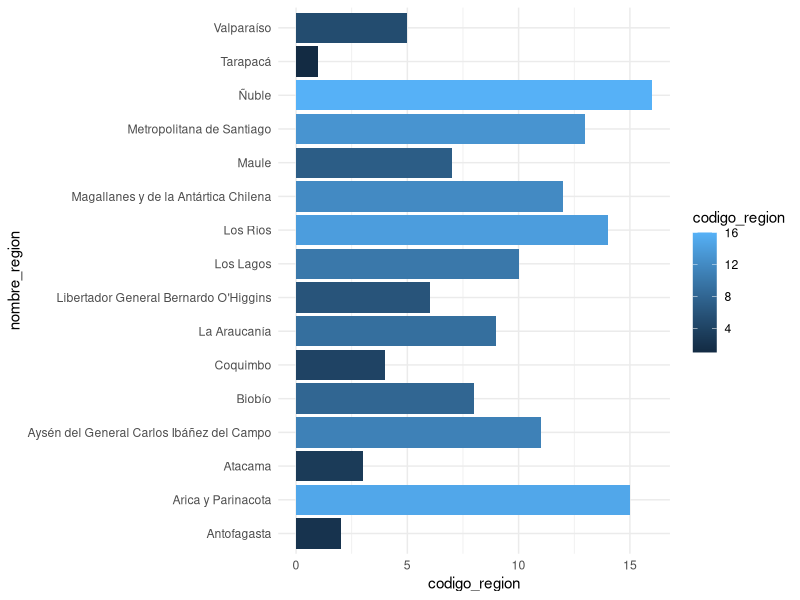
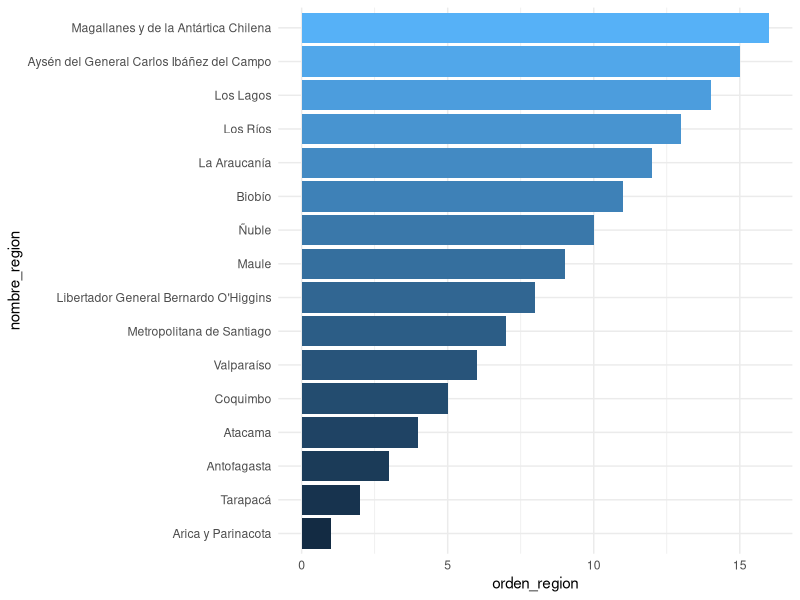
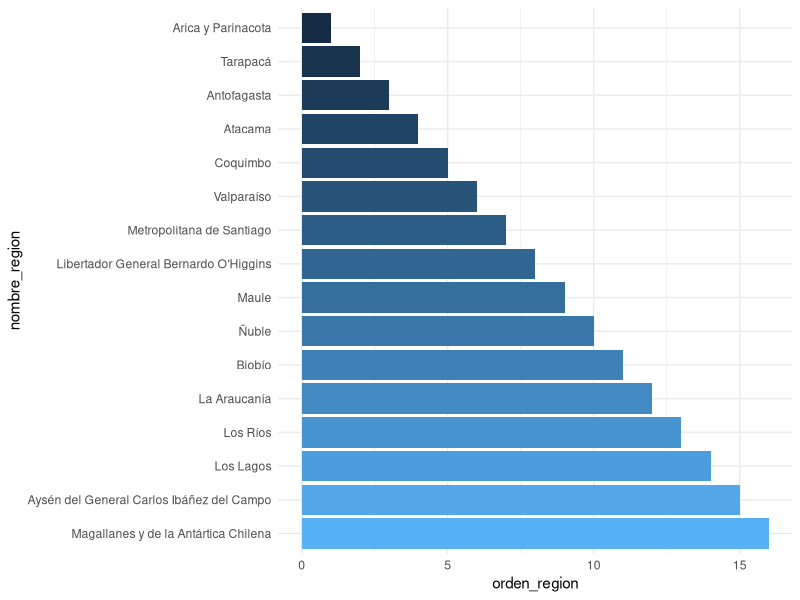

Generate these figures, in order, with R:
## ---- chunk 1
#| warning: false
library(dplyr)
## ---- chunk 2
regiones <- tibble::tribble(
  ~codigo_region,                  ~nombre_region,
  1,                                   "Tarapacá",
  2,                                "Antofagasta",
  3,                                    "Atacama",
  4,                                   "Coquimbo",
  5,                                 "Valparaíso",
  6,      "Libertador General Bernardo O'Higgins",
  7,                                      "Maule",
  8,                                     "Biobío",
  9,                               "La Araucanía",
  10,                                 "Los Lagos",
  11, "Aysén del General Carlos Ibáñez del Campo",
  12,      "Magallanes y de la Antártica Chilena",
  13,                 "Metropolitana de Santiago",
  14,                                  "Los Ríos",
  15,                        "Arica y Parinacota",
  16,                                     "Ñuble"
)
## ---- chunk 3
regiones
## ---- chunk 4
regiones_ordenadas <- regiones |> 
  # agregar orden de región de norte a sur
  mutate(orden_region = case_match(codigo_region,
                                   15 ~ 1,
                                   1 ~ 2,
                                   2 ~ 3,
                                   3 ~ 4,
                                   4 ~ 5,
                                   5 ~ 6,
                                   13 ~ 7,
                                   6 ~ 8,
                                   7 ~ 9,
                                   16 ~ 10,
                                   8 ~ 11,
                                   9 ~ 12,
                                   14 ~ 13,
                                   10 ~ 14,
                                   11 ~ 15,
                                   12 ~ 16
                                   
  ))
## ---- chunk 5
regiones_ordenadas <- regiones |> 
  # agregar orden de región de norte a sur
  mutate(orden_region = case_match(nombre_region,
                                      "Tarapacá" ~  2,
                                   "Antofagasta" ~  3,
                                       "Atacama" ~  4,
                                      "Coquimbo" ~  5,
                                    "Valparaíso" ~  6,
         "Libertador General Bernardo O'Higgins" ~  8,
                                         "Maule" ~  9,
                                        "Biobío" ~  11,
                                  "La Araucanía" ~  12,
                                     "Los Lagos" ~  14,
     "Aysén del General Carlos Ibáñez del Campo" ~  15,
          "Magallanes y de la Antártica Chilena" ~  16,
                     "Metropolitana de Santiago" ~  7,
                                      "Los Ríos" ~  13,
                            "Arica y Parinacota" ~  1,
                                         "Ñuble" ~  10
     ))
## ---- chunk 6
regiones_ordenadas |> 
  arrange(orden_region)
## ---- chunk 7
library(ggplot2)

regiones_ordenadas |> 
  ggplot() +
  aes(x = codigo_region, 
      y = nombre_region, 
      fill = codigo_region) +
  geom_col() +
  theme_minimal()
## ---- chunk 8
library(forcats)

# ordenar variable a partir de una segunda variable numérica
regiones_ordenadas_2 <- regiones_ordenadas |> 
  mutate(nombre_region = forcats::fct_reorder(nombre_region, orden_region))
## ---- chunk 9
# crear un gráfico
regiones_ordenadas_2 |> 
  ggplot() +
  aes(x = orden_region,
      y = nombre_region, 
      fill = orden_region) +
  geom_col() +
  theme_minimal() +
  guides(fill = guide_none())
## ---- chunk 10
regiones_ordenadas_2 |> 
  # invertir orden de la variable
  mutate(nombre_region = forcats::fct_rev(nombre_region)) |> 
  ggplot() +
    aes(x = orden_region,
      y = nombre_region, 
      fill = orden_region) +
  geom_col() +
  theme_minimal() +
  guides(fill = guide_none())

## ---- chunk 11
#| output: false
# regiones_ordenadas |> 
#   datapasta::dpasta()

tibble::tribble(
     ~codigo_region,                              ~nombre_region, ~orden_region,
                  1,                                  "Tarapacá",             2,
                  2,                               "Antofagasta",             3,
                  3,                                   "Atacama",             4,
                  4,                                  "Coquimbo",             5,
                  5,                                "Valparaíso",             6,
                  6,     "Libertador General Bernardo O'Higgins",             8,
                  7,                                     "Maule",             9,
                  8,                                    "Biobío",            11,
                  9,                              "La Araucanía",            12,
                 10,                                 "Los Lagos",            14,
                 11, "Aysén del General Carlos Ibáñez del Campo",            15,
                 12,      "Magallanes y de la Antártica Chilena",            16,
                 13,                 "Metropolitana de Santiago",             7,
                 14,                                  "Los Ríos",            13,
                 15,                        "Arica y Parinacota",             1,
                 16,                                     "Ñuble",            10
     )
